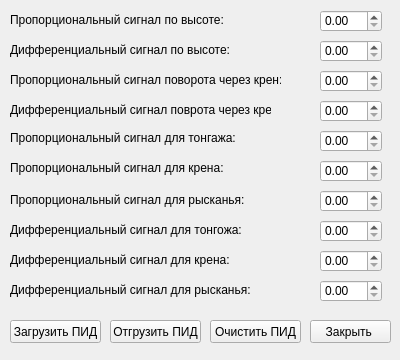
<?xml version="1.0" encoding="UTF-8"?>
<ui version="4.0">
 <class>PID_Widget</class>
 <widget class="QWidget" name="PID_Widget">
  <property name="geometry">
   <rect>
    <x>0</x>
    <y>0</y>
    <width>400</width>
    <height>360</height>
   </rect>
  </property>
  <property name="minimumSize">
   <size>
    <width>400</width>
    <height>360</height>
   </size>
  </property>
  <property name="baseSize">
   <size>
    <width>480</width>
    <height>380</height>
   </size>
  </property>
  <property name="windowTitle">
   <string>Настройки ПИД</string>
  </property>
  <widget class="QLabel" name="label_info_for_user">
   <property name="geometry">
    <rect>
     <x>10</x>
     <y>10</y>
     <width>221</width>
     <height>20</height>
    </rect>
   </property>
   <property name="text">
    <string>Пропорциональный сигнал по высоте:</string>
   </property>
   <property name="alignment">
    <set>Qt::AlignLeading|Qt::AlignLeft|Qt::AlignVCenter</set>
   </property>
  </widget>
  <widget class="QLabel" name="label_2_info_for_user">
   <property name="geometry">
    <rect>
     <x>10</x>
     <y>40</y>
     <width>221</width>
     <height>20</height>
    </rect>
   </property>
   <property name="text">
    <string>Дифференциальный сигнал по высоте:</string>
   </property>
   <property name="alignment">
    <set>Qt::AlignLeading|Qt::AlignLeft|Qt::AlignVCenter</set>
   </property>
  </widget>
  <widget class="QLabel" name="label_3_info_for_user">
   <property name="geometry">
    <rect>
     <x>10</x>
     <y>70</y>
     <width>271</width>
     <height>20</height>
    </rect>
   </property>
   <property name="text">
    <string>Пропорциональный сигнал поворота через крен:</string>
   </property>
   <property name="alignment">
    <set>Qt::AlignLeading|Qt::AlignLeft|Qt::AlignVCenter</set>
   </property>
  </widget>
  <widget class="QLabel" name="label_4_info_for_user">
   <property name="geometry">
    <rect>
     <x>10</x>
     <y>100</y>
     <width>261</width>
     <height>20</height>
    </rect>
   </property>
   <property name="text">
    <string>Дифференциальный сигнал поврота через крен:</string>
   </property>
   <property name="alignment">
    <set>Qt::AlignLeading|Qt::AlignLeft|Qt::AlignVCenter</set>
   </property>
  </widget>
  <widget class="QLabel" name="label_5_info_for_user">
   <property name="geometry">
    <rect>
     <x>10</x>
     <y>130</y>
     <width>261</width>
     <height>16</height>
    </rect>
   </property>
   <property name="text">
    <string>Пропорциональный сигнал для тонгажа:</string>
   </property>
  </widget>
  <widget class="QLabel" name="label_6_info_for_user">
   <property name="geometry">
    <rect>
     <x>10</x>
     <y>160</y>
     <width>251</width>
     <height>16</height>
    </rect>
   </property>
   <property name="text">
    <string>Пропорциональный сигнал для крена:</string>
   </property>
  </widget>
  <widget class="QLabel" name="label_7_info_for_user">
   <property name="geometry">
    <rect>
     <x>10</x>
     <y>190</y>
     <width>241</width>
     <height>20</height>
    </rect>
   </property>
   <property name="text">
    <string>Пропорциональный сигнал для рысканья:</string>
   </property>
  </widget>
  <widget class="QLabel" name="label_8_info_for_user">
   <property name="geometry">
    <rect>
     <x>10</x>
     <y>220</y>
     <width>241</width>
     <height>20</height>
    </rect>
   </property>
   <property name="text">
    <string>Дифференциальный сигнал для тонгожа:</string>
   </property>
  </widget>
  <widget class="QLabel" name="label_9_info_for_user">
   <property name="geometry">
    <rect>
     <x>10</x>
     <y>250</y>
     <width>241</width>
     <height>20</height>
    </rect>
   </property>
   <property name="text">
    <string>Дифференциальный сигнал для крена:</string>
   </property>
  </widget>
  <widget class="QLabel" name="label_10_info_for_user">
   <property name="geometry">
    <rect>
     <x>10</x>
     <y>280</y>
     <width>251</width>
     <height>20</height>
    </rect>
   </property>
   <property name="text">
    <string>Дифференциальный сигнал для рысканья:</string>
   </property>
  </widget>
  <widget class="QPushButton" name="pushButton_Get_PID">
   <property name="geometry">
    <rect>
     <x>10</x>
     <y>320</y>
     <width>91</width>
     <height>23</height>
    </rect>
   </property>
   <property name="text">
    <string>Загрузить ПИД</string>
   </property>
  </widget>
  <widget class="QPushButton" name="pushButton_Set_PID">
   <property name="geometry">
    <rect>
     <x>110</x>
     <y>320</y>
     <width>91</width>
     <height>23</height>
    </rect>
   </property>
   <property name="text">
    <string>Отгрузить ПИД</string>
   </property>
  </widget>
  <widget class="QPushButton" name="pushButton_Close">
   <property name="geometry">
    <rect>
     <x>310</x>
     <y>320</y>
     <width>81</width>
     <height>23</height>
    </rect>
   </property>
   <property name="text">
    <string>Закрыть </string>
   </property>
  </widget>
  <widget class="QDoubleSpinBox" name="doubleSpinBox_P_Alt">
   <property name="geometry">
    <rect>
     <x>320</x>
     <y>10</y>
     <width>62</width>
     <height>22</height>
    </rect>
   </property>
   <property name="maximum">
    <double>99.000000000000000</double>
   </property>
  </widget>
  <widget class="QDoubleSpinBox" name="doubleSpinBox_2_D_Alt">
   <property name="geometry">
    <rect>
     <x>320</x>
     <y>40</y>
     <width>62</width>
     <height>22</height>
    </rect>
   </property>
   <property name="maximum">
    <double>99.000000000000000</double>
   </property>
  </widget>
  <widget class="QDoubleSpinBox" name="doubleSpinBox_3_P_Bank">
   <property name="geometry">
    <rect>
     <x>320</x>
     <y>70</y>
     <width>62</width>
     <height>22</height>
    </rect>
   </property>
   <property name="maximum">
    <double>10.000000000000000</double>
   </property>
  </widget>
  <widget class="QDoubleSpinBox" name="doubleSpinBox_4_D_Bank">
   <property name="geometry">
    <rect>
     <x>320</x>
     <y>100</y>
     <width>62</width>
     <height>22</height>
    </rect>
   </property>
   <property name="maximum">
    <double>10.000000000000000</double>
   </property>
  </widget>
  <widget class="QDoubleSpinBox" name="doubleSpinBox_5_P_Pitch">
   <property name="geometry">
    <rect>
     <x>320</x>
     <y>130</y>
     <width>62</width>
     <height>22</height>
    </rect>
   </property>
   <property name="maximum">
    <double>10.000000000000000</double>
   </property>
  </widget>
  <widget class="QDoubleSpinBox" name="doubleSpinBox_6_P_Roll">
   <property name="geometry">
    <rect>
     <x>320</x>
     <y>160</y>
     <width>62</width>
     <height>22</height>
    </rect>
   </property>
   <property name="maximum">
    <double>10.000000000000000</double>
   </property>
  </widget>
  <widget class="QDoubleSpinBox" name="doubleSpinBox_7_P_Yaw">
   <property name="geometry">
    <rect>
     <x>320</x>
     <y>190</y>
     <width>62</width>
     <height>22</height>
    </rect>
   </property>
   <property name="maximum">
    <double>10.000000000000000</double>
   </property>
  </widget>
  <widget class="QDoubleSpinBox" name="doubleSpinBox_8_D_Pitch">
   <property name="geometry">
    <rect>
     <x>320</x>
     <y>220</y>
     <width>62</width>
     <height>22</height>
    </rect>
   </property>
   <property name="maximum">
    <double>10.000000000000000</double>
   </property>
  </widget>
  <widget class="QDoubleSpinBox" name="doubleSpinBox_9_D_Roll">
   <property name="geometry">
    <rect>
     <x>320</x>
     <y>250</y>
     <width>62</width>
     <height>22</height>
    </rect>
   </property>
   <property name="maximum">
    <double>10.000000000000000</double>
   </property>
  </widget>
  <widget class="QDoubleSpinBox" name="doubleSpinBox_10_D_Yaw">
   <property name="geometry">
    <rect>
     <x>320</x>
     <y>280</y>
     <width>62</width>
     <height>22</height>
    </rect>
   </property>
   <property name="maximum">
    <double>10.000000000000000</double>
   </property>
  </widget>
  <widget class="QPushButton" name="pushButton_del_pid">
   <property name="geometry">
    <rect>
     <x>210</x>
     <y>320</y>
     <width>91</width>
     <height>23</height>
    </rect>
   </property>
   <property name="text">
    <string>Очистить ПИД</string>
   </property>
  </widget>
 </widget>
 <resources/>
 <connections/>
</ui>
